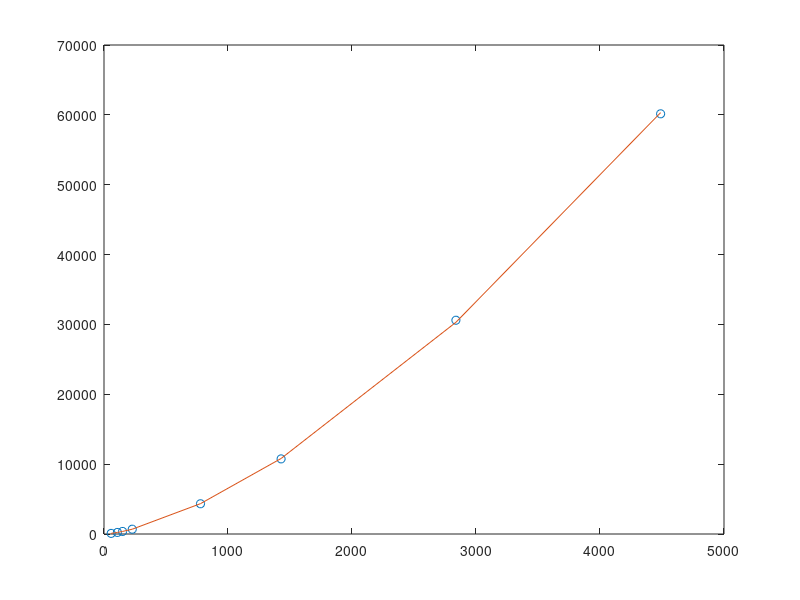

MATLAB code to generate this figure:
T = [88 225 365 687 4329 10753 30600 60150];
r = [57.9 108.2 149.6 227.9 778.1 1428.2 2837.9 4488.9]
plot( r,T, 'o')

y = log(T)
x = log(r)
x = [ones(length(x),1), x']

p = regress(y',x)
plot(r,T,'o', r, exp(x*p),'-')
